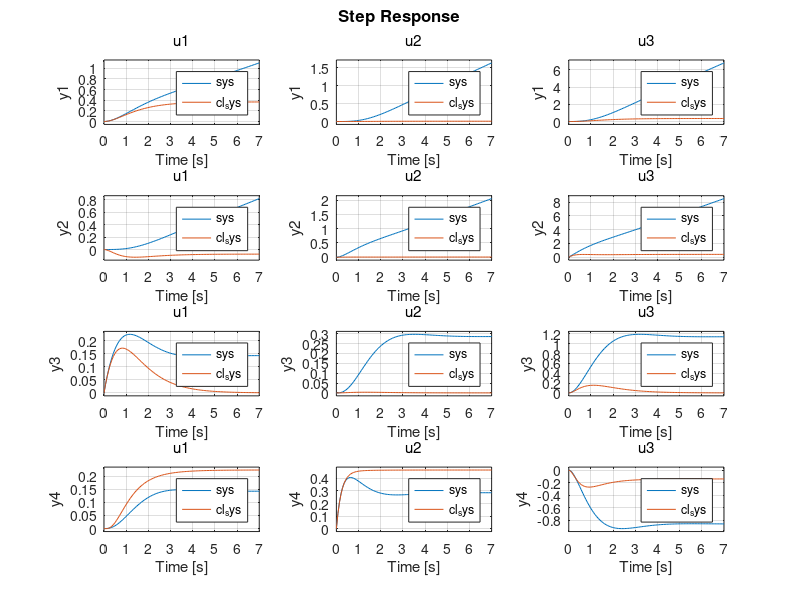

Write MATLAB code to recreate this figure.
clc
clear
close all
%%
%%%%%%%%%%%%%%%%%%%%%%%%%%%%%%%%%%%%%%%%%%%%%%%%%%%%%%%%%%%%%%%%%%%%%%%%%%

% Model matching                || Based on algebraic relations   Slide 7
% Virtual sensors and actuators || Observaer based methoed        Slide 18
% Fault tolerant LQRs           || Switching between controllers 

%%%%%%%%%%%%%%%%%%%%%%%%%%%%%%%%%%%%%%%%%%%%%%%%%%%%%%%%%%%%%%%%%%%%%%%%%%

%% System Parameters
m1 = 2; % [kg]
m2 = 1; % [kg]
k = 2; % [N/m]
b1 = 3; % [N/(m/s)]
b2 = 4; % [N/(m/s)]

%% System Description
%dx/dt = Ax + Bu + Exd + Fxf
%y = Cx + Du + Eyd + Fyf;

% System matrix
A = [0 0 1 0;
     0 0 0 1;
     -k/m1 k/m1 -b1/m1 0;
     k/m2 -k/m2 0 -b2/m2];
n = size(A,1); % Number of states
% Input matrix
B = [0 0 0;0 0 2;1/m1 0 0;0 2/m2 0];
m = size(B,2); % Number of inputs
% Output matrix
C = eye(n);

%% Design nominal controller for the system

sys = ss(A,B,C,0); % D = 0 matrix
pole = -[1 2 3 4];
K = -place(A,B,pole);

cl_sys = ss(A+B*K,B,C,0)

step(sys,cl_sys)

%% Design appropriate accommodation strategies for sensor faults

% Two positions sensors which works and two velocity sensors which does not
% Is Observable since the velocities can be derived by differencation of position, there fore Virtual sensor can be used 
% Is not redundant.
Cf = [1 0 0 0;
      0 1 0 0;
      0 0 0 0;
      0 0 0 0];
  
P = C*pinv(Cf)
Cvs = C - P*Cf
  
% Two positions sensors which does not work and two velocity which does
% Is not observable since the initial state is not observable 
% Is not redundant
Cf = [0 0 0 0;
      0 0 0 0;
      0 0 1 0;
      0 0 0 1];

% Four sensors working. 
% The kernal of C and Cf are the within the   
Cf = [2 0 0 0;
      0 2 0 0;
      0 0 1 0;
      0 0 0 1];

%% Design appropriate accommodation strategies for  actuator faults
Bf = [0 0 0;
      0 0 2;
      0 0 0;
      0 0 0];
  
 Bf = [0 0 0;
       0 0 0;
       1/m1 0 0;
       0 2/m2 0];
  
 Bf = [0 0 0;
       0 0 0;
       1/m1 0 0;
       0 0 0];
   
%% Simulate one of the fault scenarios for which you have designed a virtual sensor.
